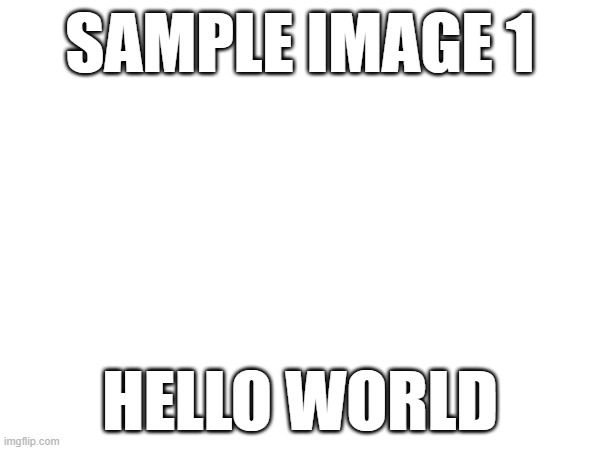
#> input picture code/AISG-OSPC-guide/local_test/test_images/8b52c3.png, 600 x 450 px
$ python -i main.py   (imports and definitions only)
#> lines starting #> are read from the running program, lines starting #| are printed output that depends on the picture; after the words box and inside, x2 and y2 are one past the last pixel; in counts of white or black regions, pixels touching at a corner belong together
#> in process_line_by_line, im is the input picture: shape (450, 600, 3); min 0, max 255, mean 242.8
# Standard Python Library
import sys
import logging
import random

import cv2
import pytesseract
from pytesseract import Output
import numpy as np
# import torch

import multiprocessing


def preprocess_image(im):
    """Summary

    Args:
        im (np.array): Image in BGR format after using cv2.imread(<filePath>)

    Returns:
        np.array :
    """
    im = cv2.cvtColor(im, cv2.COLOR_BGR2GRAY)
#> im: shape (450, 600)
    im = cv2.bilateralFilter(im, 9, 55, 60)
    _, im = cv2.threshold(im, 235, 255, cv2.THRESH_BINARY_INV)
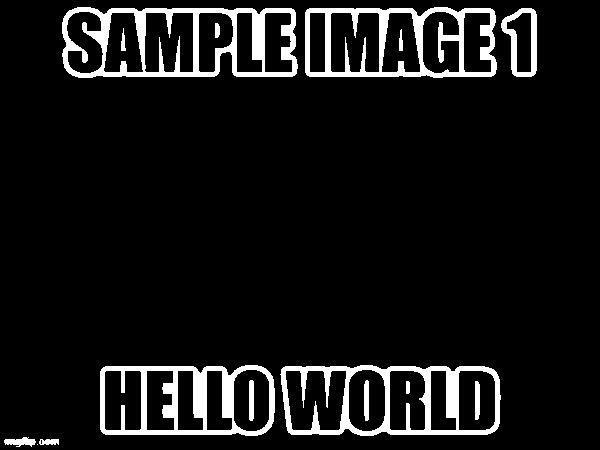
#> im: shape (450, 600); 8.3% white; 15 white regions (1 under 20 px), largest, box (x1, y1, x2, y2) and area: (62, 7, 298, 78) 5969, (280, 365, 501, 436) 4970, (305, 7, 497, 78) 4808
    return im


def extract_text_from_meme(im):
    im = preprocess_image(im)

    tess_config = r'-l eng+chi_sim+chi_tra+tam+msa --tessdata-dir /usr/share/tesseract-ocr/tessdata_best --oem 1 --psm 11'
#> (the run stopped early here; a loop or call above may not have finished)

$ run again, on code/AISG-OSPC-guide/local_test/test_images/8b52el.png
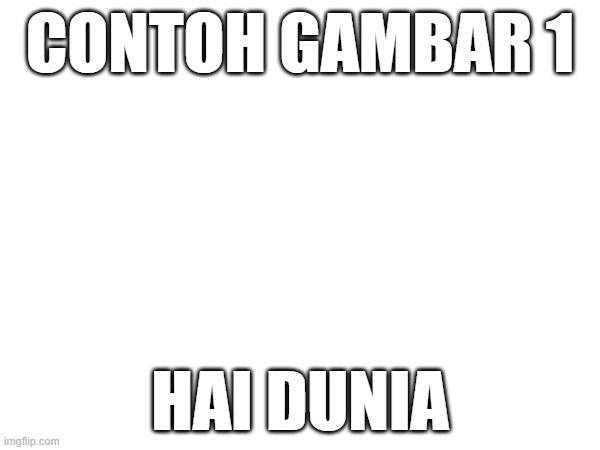
#> input picture code/AISG-OSPC-guide/local_test/test_images/8b52el.png, 600 x 450 px
#> in process_line_by_line, im is the input picture: shape (450, 600, 3); min 0, max 255, mean 243.2
#> in preprocess_image, `_, im = cv2.threshold(im, 235, 255, cv2.THRESH_BINARY_INV)`:
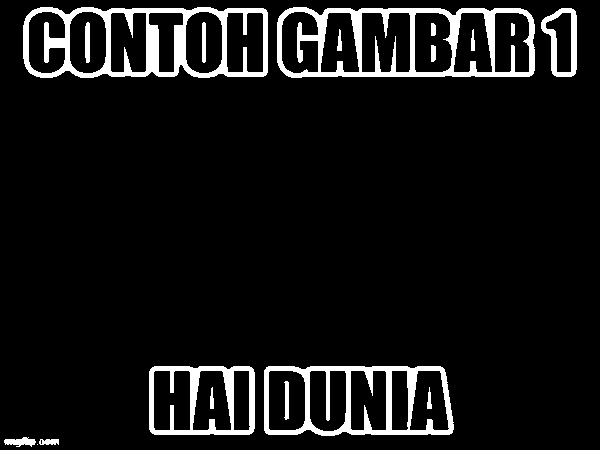
#> im: shape (450, 600); 7.8% white; 18 white regions (1 under 20 px), largest, box (x1, y1, x2, y2) and area: (23, 7, 268, 78) 5983, (277, 7, 535, 78) 5878, (264, 366, 454, 436) 4295

$ run again, on code/AISG-OSPC-guide/local_test/test_images/8b52fi.png
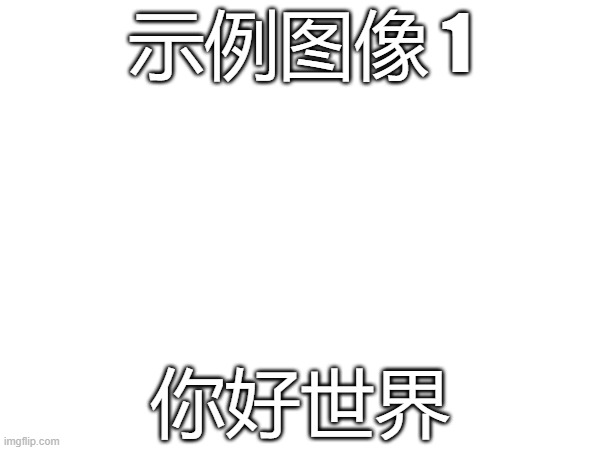
#> input picture code/AISG-OSPC-guide/local_test/test_images/8b52fi.png, 600 x 450 px
#> in process_line_by_line, im is the input picture: shape (450, 600, 3); min 0, max 255, mean 241.5
#> in preprocess_image, `_, im = cv2.threshold(im, 235, 255, cv2.THRESH_BINARY_INV)`:
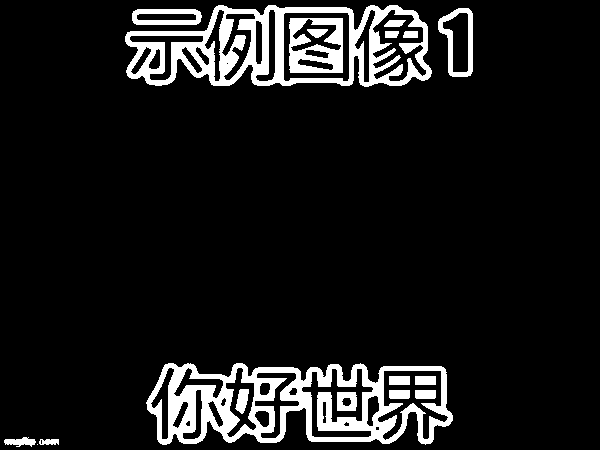
#> im: shape (450, 600); 9.9% white; 18 white regions (1 under 20 px), largest, box (x1, y1, x2, y2) and area: (146, 363, 453, 445) 11301, (125, 5, 432, 87) 9833, (289, 18, 343, 73) 1867

$ run again, on code/AISG-OSPC-guide/local_test/test_images/8b52ha.png
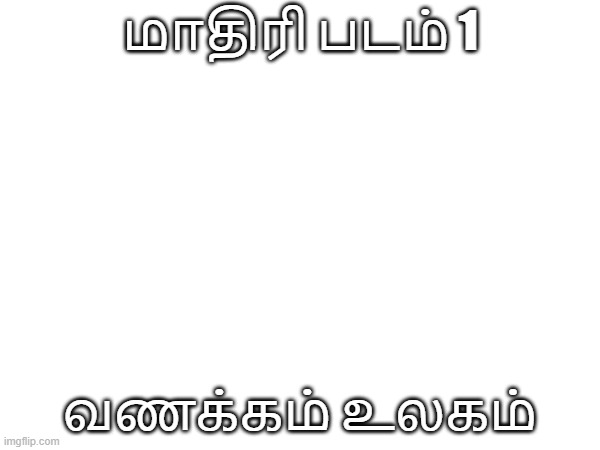
#> input picture code/AISG-OSPC-guide/local_test/test_images/8b52ha.png, 600 x 450 px
#> in process_line_by_line, im is the input picture: shape (450, 600, 3); min 0, max 255, mean 243.9
#> in preprocess_image, `_, im = cv2.threshold(im, 235, 255, cv2.THRESH_BINARY_INV)`:
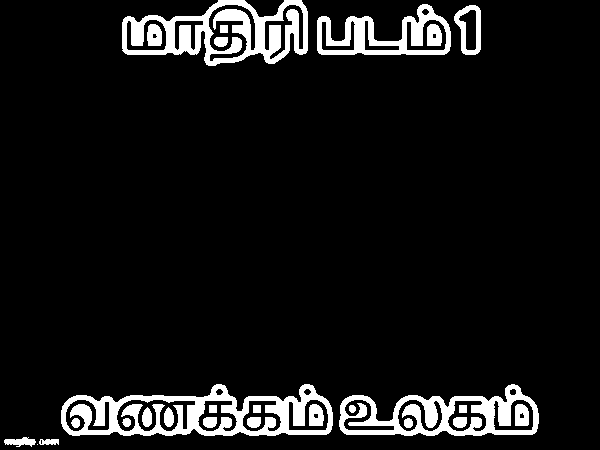
#> im: shape (450, 600); 8.3% white; 26 white regions (1 under 20 px), largest, box (x1, y1, x2, y2) and area: (61, 384, 333, 436) 6205, (122, 0, 308, 66) 5563, (339, 384, 539, 436) 4482
